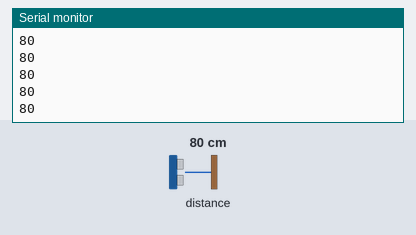
A sketch run on a simulated Arduino MKR. Parts: the last lines printed to the serial monitor. The test bench sets the inputs (shaded band); at power-on: distance to the obstacle 80 cm. WiFi joins after 1.5 s; servers stay silent unless stated.

Above: at 5.7 s.
5.8 s: distance to the obstacle set to 2 cm
At 6.4 s:
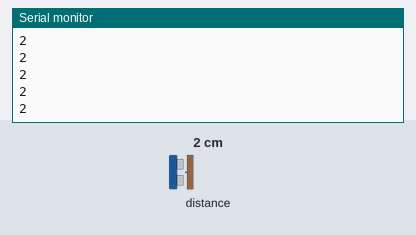
7.3 s: distance to the obstacle set to 4 cm
At 8.4 s:
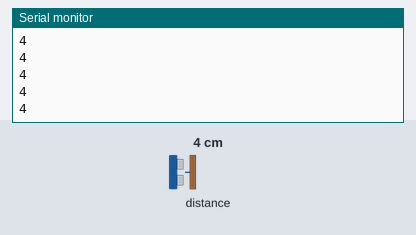
Timing chart, 0 to 10.3 s (numbered marks = the images above; inputs shaded):
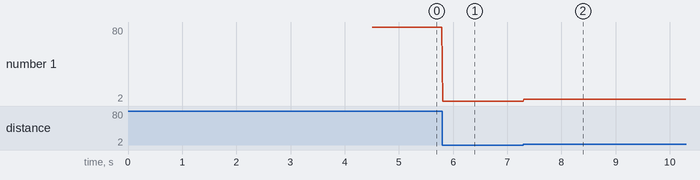

The sketch:

tfluna_1010.ino
```cpp
#include <SPI.h>
#include <WiFiNINA.h>
#include <TFMPlus.h>
TFMPlus s1;
int16_t a=0;
char ssid[] = "Realme 7";        // your network SSID (name)
char pass[] = "SRV#$2021";
int keyIndex = 0;
WiFiServer server(80);
int status = WL_IDLE_STATUS;
void setup() {
  Serial.begin(115200);
  Serial1.begin(115200);
  while (status != WL_CONNECTED) {
    Serial.print("Attempting to connect to SSID: ");
    Serial.println(ssid);
    // Connect to WPA/WPA2 network. Change this line if using open or WEP network:
    status = WiFi.begin(ssid, pass);

    // wait 10 seconds for connection:
    delay(1000);
  }
   delay(2000);
   IPAddress ip = WiFi.localIP();
  Serial.print("IP Address: ");
  Serial.println(ip);
  server.begin();
  s1.begin( &Serial1);
}
void loop() {

   s1.getData(a);
   WiFiClient client = server.available();
   if (client.connected()) {
       client.write(a);


}
Serial.println(a);
}
```

Measured:
- after the input at 5.8 s, the serial monitor: prints a new line at once (image 1)
- after the input at 7.3 s, the serial monitor: prints a new line at once (image 2)
- plotted number 1: 80 → 2 after the input at 5.8 s, 2 → 4 after the input at 7.3 s
